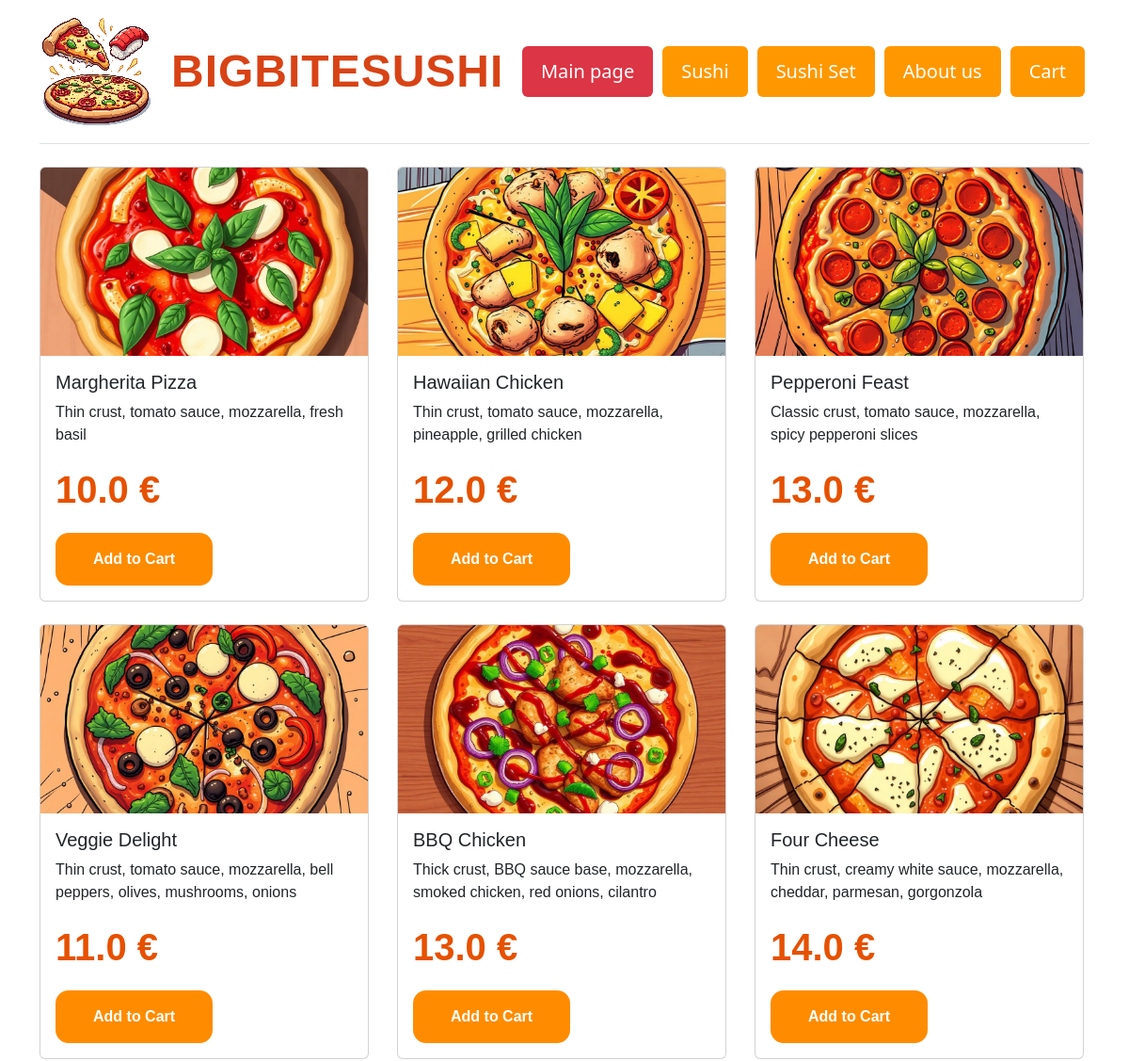
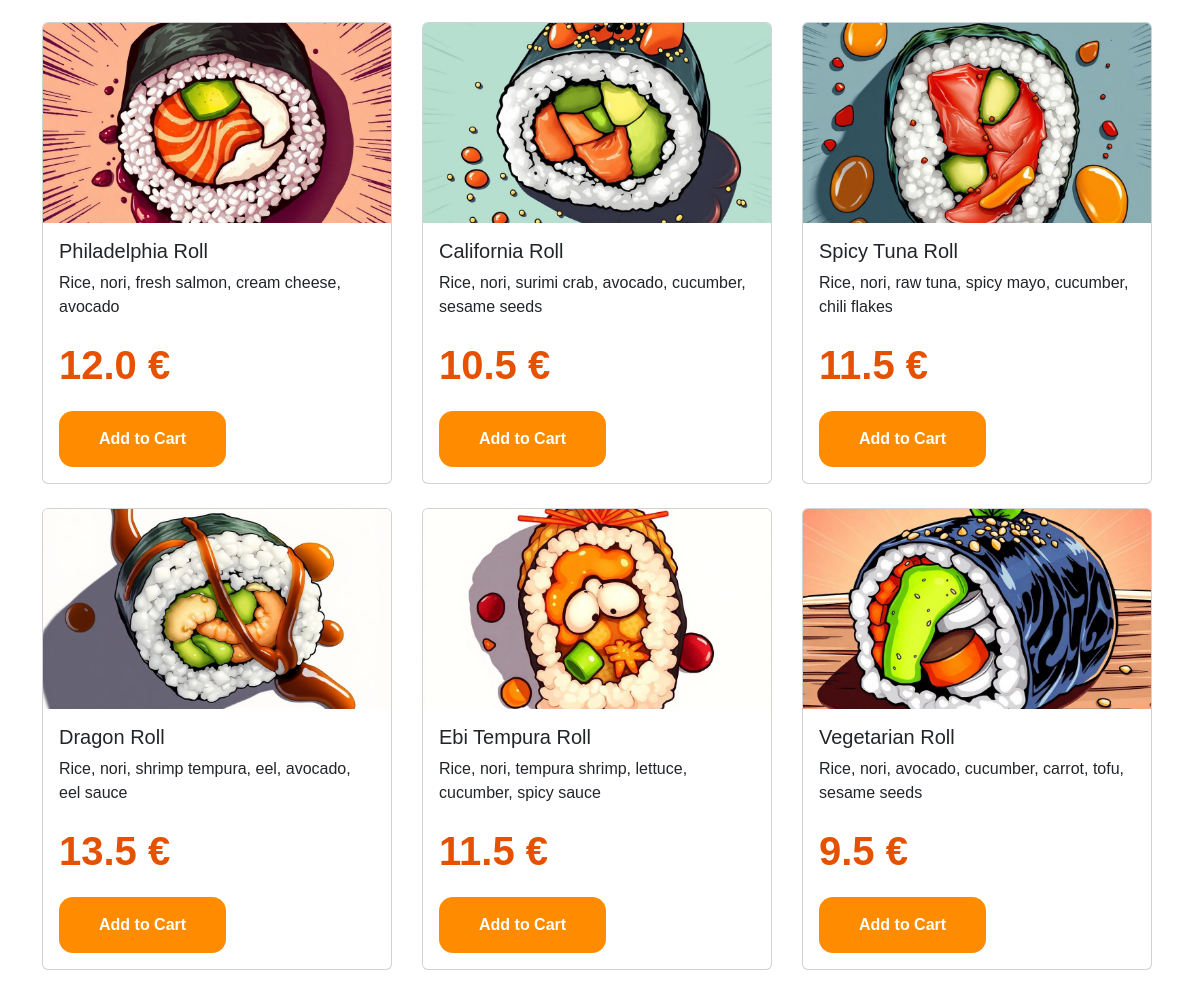
The page / on the database its author committed (2 pictures, top to bottom).
### app.py (models this page shows)
class Product(db.Model):
    id = db.Column(db.Integer, primary_key=True)
    name = db.Column(db.String(120))
    description = db.Column(db.Text)
    price = db.Column(db.Float)
    image = db.Column(db.String(120))
    category = db.Column(db.String(50))  # Pizza или Sushi

### app.py (the view)
@app.route("/")
def index():
    products = Product.query.all()
    return render_template("index.html", products=products, active_page='main')

### templates/index.html (shortened to what this page needs)
{% extends "base.html" %}
{% block content %}
<div class="row">
  {% for product in products %}
    <div class="col-md-4 mb-4">
      <div class="card h-100 w-100">
        <img src="{{ url_for('static', filename='img/' + product.image) }}" class="card-img-top" alt="{{ product.name }}">
        <div class="card-body d-flex flex-column">
          <h5 class="card-title">{{ product.name }}</h5>
          <p class="card-text">{{ product.description }}</p>
          <p class="card-price">{{ product.price }} €</p>
          <form action="{{ url_for('add_to_cart', product_id=product.id) }}" method="post">
            <button type="submit" class="btn btn-darkgray buy-button btn-buy">Add to Cart</button>
          </form>
        </div>
      </div>
    </div>
  {% endfor %}
</div>
{% endblock %}

### templates/base.html (shortened to what this page needs)
<!doctype html>
<html lang="en">
<head>
    <link rel="stylesheet" href="{{ url_for('static', filename='css/main.css') }}">
    <link href="https://cdn.jsdelivr.net/npm/bootstrap@5.3.6/dist/css/bootstrap.min.css" rel="stylesheet">
</head>
<body>
<div class="container">
  <header class="d-flex flex-wrap justify-content-center py-3 mb-4 border-bottom">
    <a href="/" class="d-flex align-items-center mb-3 mb-md-0 me-md-auto link-body-emphasis text-decoration-none">
      <img src="{{ url_for('static', filename='img/pizza_logo.png')}}" alt="">
      <span class="brand-name">BigBiteSushi</span>
    </a>
    <ul class="nav nav-pills">
  <li class="nav-item"><a href="{{ url_for('index') }}" class="nav-link {% if active_page == 'main' %}active{% endif %}">Main page</a></li>
  <li class="nav-item"><a href="{{ url_for('pizza') }}" class="nav-link {% if active_page == 'pizza' %}active{% endif %}">Sushi</a></li>
  <li class="nav-item"><a href="{{ url_for('sushi') }}" class="nav-link {% if active_page == 'sushi' %}active{% endif %}">Sushi Set</a></li>
  <li class="nav-item"><a href="{{ url_for('about') }}" class="nav-link {% if active_page == 'about' %}active{% endif %}">About us</a></li>
  <li class="nav-item"><a href="{{ url_for('cart') }}" class="nav-link {% if active_page == 'cart' %}active{% endif %}">Cart</a></li>
</ul>
  </header>
  {% block content %}{% endblock %}
</div>
</body>
</html>

### static/css/main.css (style rules this page uses)
body { font-family: 'ChakraPetch', sans-serif; background-color: #fff8e1; color: #222; font-size: 18px; }
.nav-pills .nav-link { font-size: 20px; padding: 12px 20px; margin: 0 5px; background-color: #ff9800; color: white; border-radius: 12px; transition: background-color 0.3s ease, transform 0.3s ease; }
img { width: 120px; height: 120px; margin-right: 10px; }
.brand-name { font-family: 'ChakraPetch', sans-serif; font-size: 48px; font-weight: 800; letter-spacing: 1px; color: #d84315; text-transform: uppercase; line-height: 1; }
header { align-items: center; }
header img { width: 120px; height: 120px; margin-right: 20px; object-fit: contain; }
.card-img-top { width: 100%; height: 200px; object-fit: cover; }
.card { font-family: 'ChakraPetch', sans-serif; max-width: 350px; }
.card-price { font-size: 2.5rem; font-weight: 700; color: #e65100; }
.buy-button { font-size: 1 rem !important; padding: 16px 40px !important; border-radius: 14px !important; font-weight: 700 !important; }
.btn { font-size: 1.25rem; padding: 12px 30px; border-radius: 12px; font-weight: bold; }
.btn-darkgray { background-color: #FF8C00 !important; color: white !important; border: none !important; }
.nav-pills .nav-link.active { background-color: #dc3545 !important; color: white !important; }

### rows shown on the page
Product: image (picture), name "Margherita Pizza", description "Thin crust, tomato sauce, mozzarella, fresh basil", price "10.0"
Product: image (picture), name "Hawaiian Chicken", description "Thin crust, tomato sauce, mozzarella, pineapple, grilled chicken", price "12.0"
Product: image (picture), name "Pepperoni Feast", description "Classic crust, tomato sauce, mozzarella, spicy pepperoni slices", price "13.0"
Product: image (picture), name "Veggie Delight", description "Thin crust, tomato sauce, mozzarella, bell peppers, olives, mushrooms, onions", price "11.0"
Product: image (picture), name "BBQ Chicken", description "Thick crust, BBQ sauce base, mozzarella, smoked chicken, red onions, cilantro", price "13.0"
Product: image (picture), name "Four Cheese", description "Thin crust, creamy white sauce, mozzarella, cheddar, parmesan, gorgonzola", price "14.0"
Product: image (picture), name "Philadelphia Roll", description "Rice, nori, fresh salmon, cream cheese, avocado", price "12.0"
Product: image (picture), name "California Roll", description "Rice, nori, surimi crab, avocado, cucumber, sesame seeds", price "10.5"
Product: image (picture), name "Spicy Tuna Roll", description "Rice, nori, raw tuna, spicy mayo, cucumber, chili flakes", price "11.5"
Product: image (picture), name "Dragon Roll", description "Rice, nori, shrimp tempura, eel, avocado, eel sauce", price "13.5"
Product: image (picture), name "Ebi Tempura Roll", description "Rice, nori, tempura shrimp, lettuce, cucumber, spicy sauce", price "11.5"
Product: image (picture), name "Vegetarian Roll", description "Rice, nori, avocado, cucumber, carrot, tofu, sesame seeds", price "9.5"
